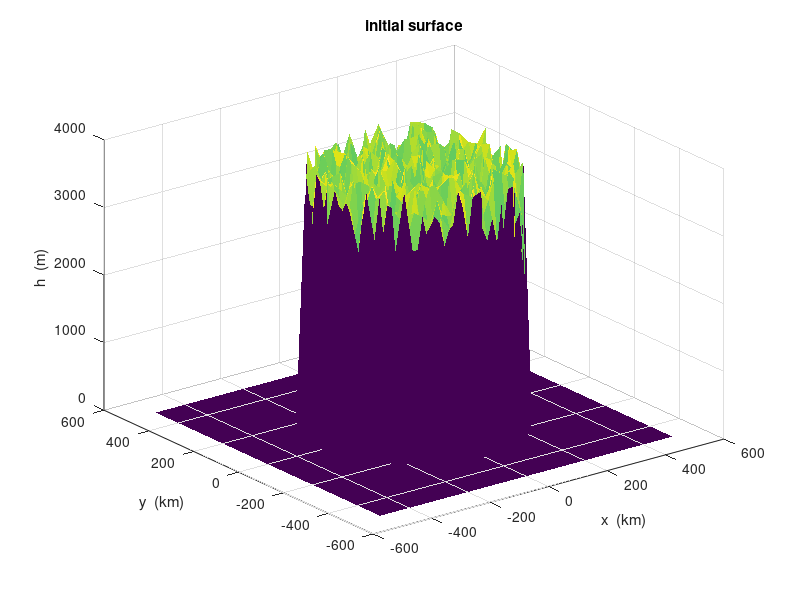

The MATLAB script that drew this image: (Note: this script raises an error after producing the figure.)
% ROUGHICE   Demonstrate that the SIA code siaflat.m can deal adaptively
%            with terrible surface topography.

% space-time grid parameters
J = 60;  K = J;
Lx = 500e3;  Ly = Lx;
secpera = 31556926;
x = linspace(-Lx,Lx,J+1);  y = x;
[xx,yy] = meshgrid(x,y);

% construct and plot the worst possible ice sheet
% you can replace this section with your real data
H0 = 3000 + 1000 * rand(J+1,K+1);
H0(xx.^2 + yy.^2 > 300000^2) = 0;
figure(1),  surf(x/1000,y/1000,H0,'edgealpha',0.4)
xlabel('x  (km)'), ylabel('y  (km)'), zlabel('h  (m)')
title('initial surface')

% run SIA code
tfyears = 50;  dtyears = 0.2;
[H,dtlist] = siaflat(Lx,Ly,J,K,H0,dtyears*secpera,tfyears*secpera);

% show final state
figure(2),  surf(x/1000,y/1000,H,'edgealpha',0.4)
xlabel('x  (km)'), ylabel('y  (km)'), zlabel('h  (m)')
title(['final surface at t_f = ' num2str(tfyears) ' (a)'])

% show adaptive time-stepping
figure(3),  plot(dtlist/secpera,'o')
xlabel('time steps (count)'), ylabel('\Delta t  (a)')